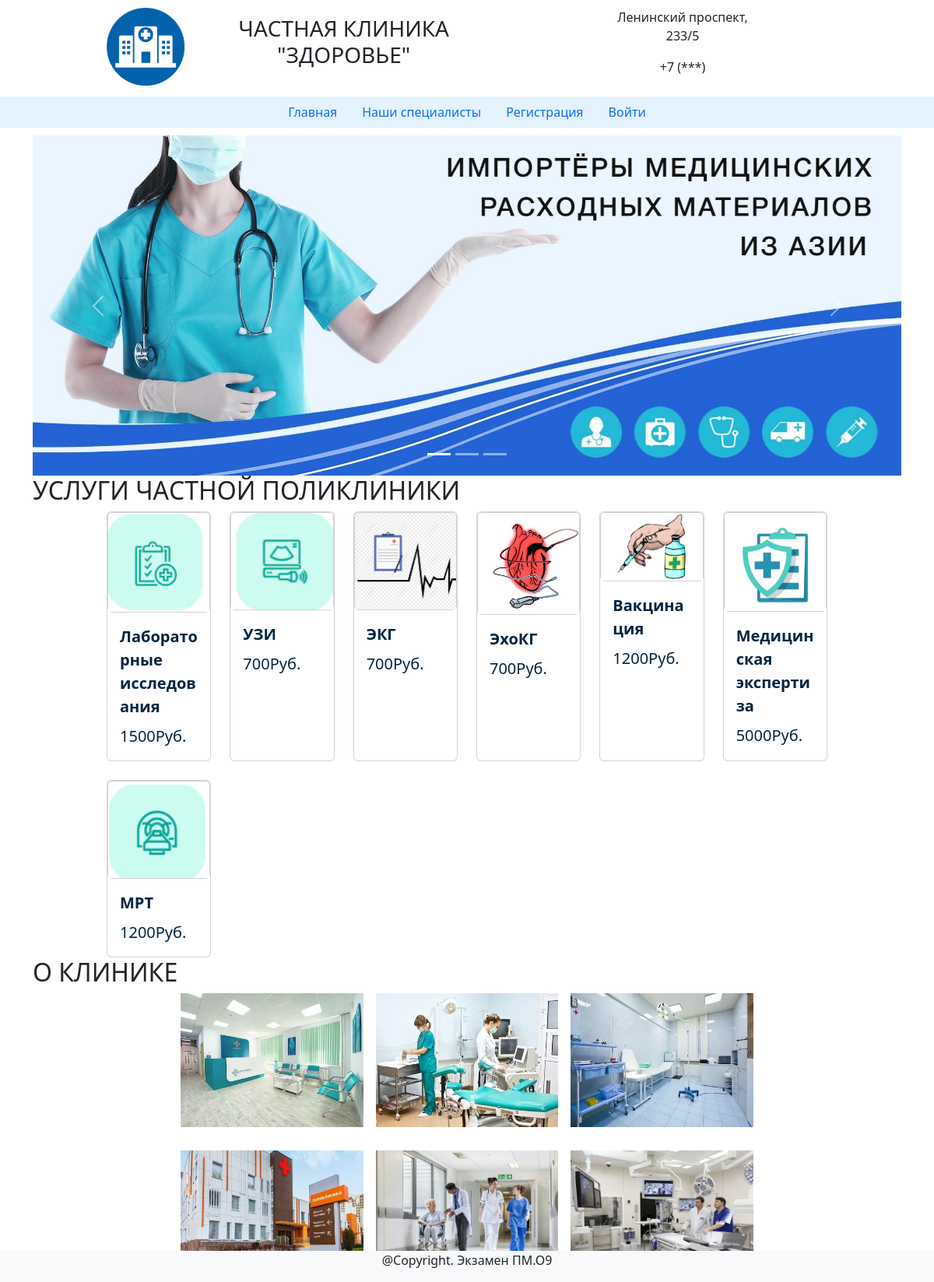
The app's page /clinic/index.php with its own data.
### tables this page shows
CREATE TABLE `usluga` (
  `id_usluga` int(11) NOT NULL,
  `name_usl` varchar(50) NOT NULL,
  `price` decimal(10,0) NOT NULL,
  `img` varchar(20) NOT NULL
);

### clinic/index.php (the view, shortened to what this page needs)
<?php
include 'temp/head.php';
include 'temp/database.php';
include 'temp/nav.php';
?>
    <main>
<div class="container">
<section id="banner">
    <div id="carouselExampleDark" class="carousel carousel-white slide">
        <div class="carousel-indicators">
            <button type="button" data-bs-target="#carouselExampleWhite" data-bs-slide-to="0" class="active" aria-current="true" aria-label="Slide 1"></button>
            <button type="button" data-bs-target="#carouselExampleWhite" data-bs-slide-to="1" aria-label="Slide 2"></button>
            <button type="button" data-bs-target="#carouselExampleWhite" data-bs-slide-to="2" aria-label="Slide 3"></button>
        </div>
        <div class="carousel-inner">
            <div class="carousel-item active">
                <img src="img/123.jpg" class="d-block w-100" alt="...">
                <div class="carousel-caption  d-md-block">
                </div>
            </div>
        </div>
        <button class="carousel-control-prev" type="button" data-bs-target="#carouselExampleDark" data-bs-slide="prev">
            <span class="carousel-control-prev-icon" aria-hidden="true"></span>
        </button>
        <button class="carousel-control-next" type="button" data-bs-target="#carouselExampleDark" data-bs-slide="next">
            <span class="carousel-control-next-icon" aria-hidden="true"></span>
        </button>
    </div>
</section>
<h2 class="name">УСЛУГИ ЧАСТНОЙ ПОЛИКЛИНИКИ</h2>
<section id="price">
    <div class="row">
        <div class="col-lg-1"></div>
        <div class="col-lg-10">
            <div class="row row-cols-1  row-cols-md-6 g-4">
                <?php
                $sql = "SELECT * FROM usluga";
                $result = $mysqli->query($sql);
                foreach ($result as $row)  {
                    echo '<div class="col">
      <div class="card h-100">
      <div class="card">
         <img src="img/'.$row['img'].'" class="card-img-top" alt="...">
         </div>
      <div class="card-body">
         <p class="card-title"style="color:rgb(2,36,63)"><b>'.$row['name_usl'].'</b></p>
         <p class="card-text"style="color:rgb(2,36,63)">'.$row['price'].'Руб.</p>
      </div>
    </div>
  </div>';
                }
                ?>
            </div>
        </div>
        <div class="col-lg-1"></div>
    </div>
</section>
<h2 class="name">О КЛИНИКЕ</h2>
<section id="price">
    <div class="row">
        <div class="col-lg-2"></div>
        <div class="col-lg-8">
            <div class="row row-cols-1  row-cols-md-3 g-3">
                <img src="img/2.png" class="img-same-size" alt="...">
                <img src="img/3.png" class="img-same-size" alt="...">
                <img src="img/4.png" class="img-same-size" alt="...">
            </div>
        </div>
        <div class="col-lg-2"></div>
    </div><br>
    <div class="row">
        <div class="col-lg-2"></div>
        <div class="col-lg-8">
            <div class="row row-cols-1  row-cols-md-3 g-3">
                <img src="img/5.png" class="img-same-size" alt="...">
                <img src="img/6.png" class="img-same-size" alt="...">
                <img src="img/7.jpg" class="img-same-size" alt="...">
            </div>
        </div>
        <div class="col-lg-2"></div>
    </div>
</section>
</main>
<?php include 'temp/footer.php';?>

### clinic/css/style.css (style rules this page uses)
* { margin: 0; box-sizing: border-box; }
header, nav, main, section, footer { display: block }
main { padding-left:5px; padding-right:5px; padding-bottom:10px; font-size:20px; }

### records on screen
usluga: img (picture), name_usl "Лабораторные исследования", price "1500"
usluga: img (picture), name_usl "УЗИ", price "700"
usluga: img (picture), name_usl "ЭКГ", price "700"
usluga: img (picture), name_usl "ЭхоКГ", price "700"
usluga: img (picture), name_usl "Вакцинация", price "1200"
usluga: img (picture), name_usl "Медицинская экспертиза", price "5000"
usluga: img (picture), name_usl "МРТ", price "1200"
